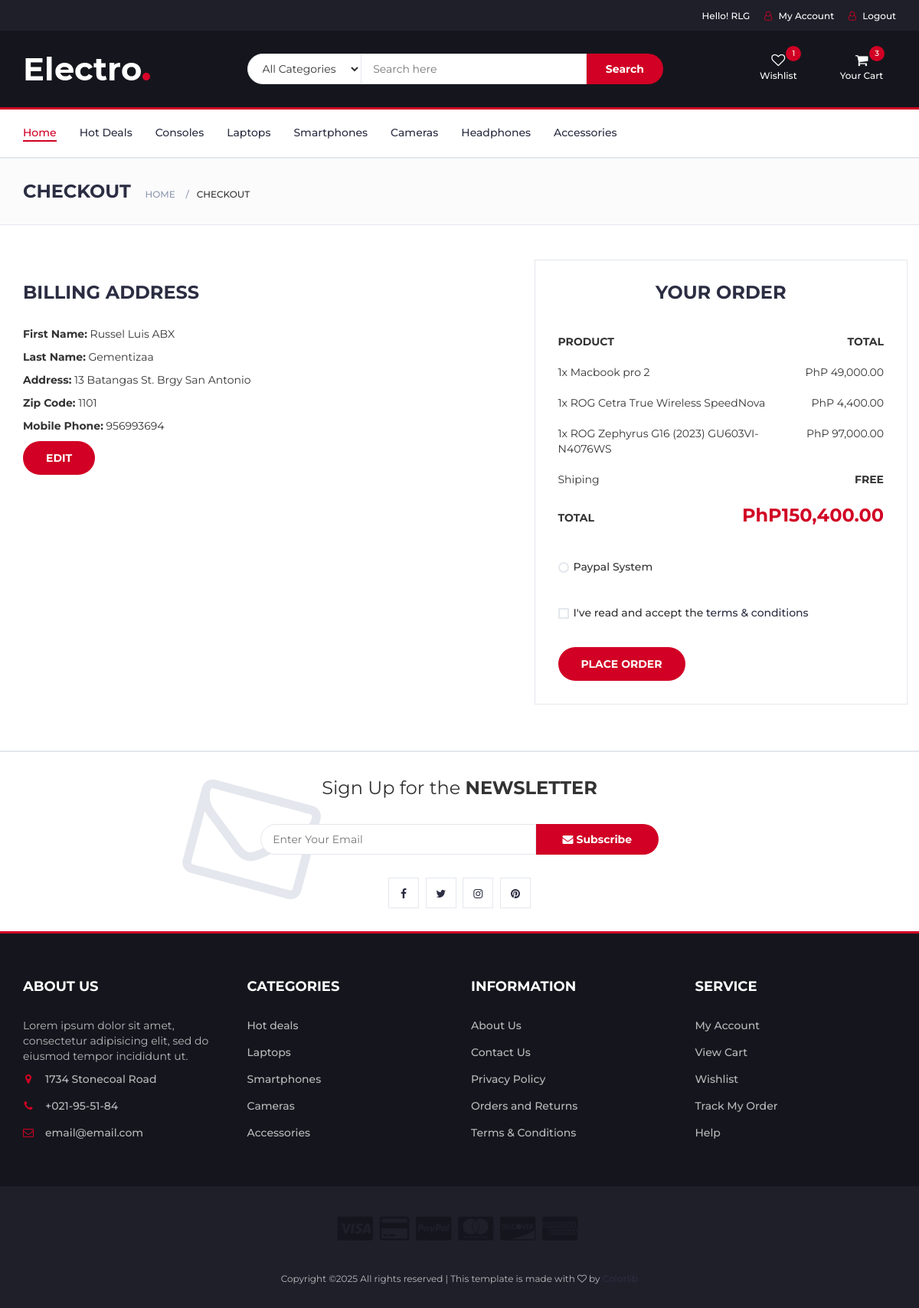
/checkout.php (signed in), run on the app's committed database.
### tables this page shows
CREATE TABLE `billing` (
  `billing_id` int(10) NOT NULL,
  `user_id` int(10) NOT NULL,
  `fname` varchar(30) NOT NULL,
  `lname` varchar(30) NOT NULL,
  `address` varchar(199) NOT NULL,
  `zipcode` int(10) NOT NULL,
  `phone` int(15) NOT NULL,
  `date_created` timestamp NOT NULL DEFAULT current_timestamp()
);

CREATE TABLE `cart` (
  `cart_id` int(10) NOT NULL,
  `cart_qty` int(10) NOT NULL,
  `user_id` int(10) NOT NULL,
  `product_id` int(10) NOT NULL,
  `date_created` timestamp NOT NULL DEFAULT current_timestamp()
);

CREATE TABLE `products` (
  `product_id` int(9) NOT NULL,
  `product_name` varchar(100) NOT NULL,
  `product_type` varchar(100) NOT NULL,
  `product_desc` varchar(100) NOT NULL,
  `product_img` varchar(100) NOT NULL,
  `price` double(10,2) NOT NULL,
  `category` varchar(100) NOT NULL,
  `status` int(10) NOT NULL DEFAULT 1,
  `created_dt` timestamp NOT NULL DEFAULT current_timestamp()
);

### checkout.php (the view, shortened to what this page needs)
<?php include "include/ulo.php" ?>
<?php include "include/header.php" ?>
<?php include "dbcon.php" ?>
<?php
	$query = $conn->prepare("SELECT * FROM billing WHERE user_id = :user_id ");
	$query->execute([
		':user_id' => $user_id
	]);
	$billinginfo = $query->fetch(PDO::FETCH_OBJ);
	$bill = $conn->prepare("SELECT COUNT(*) FROM billing WHERE user_id = :user_id ");
	$bill->execute([
		  ':user_id' => $user_id]);
	$billing_exists = $bill->fetchColumn() > 0;
?>
		<nav id="navigation">
			<div class="container">
				<div id="responsive-nav">
					<ul class="main-nav nav navbar-nav">
						<li class="active"><a href="index.php">Home</a></li>
						<li><a href="store.php?category=hotdeal">Hot Deals</a></li>
						<li><a href="store.php?category=console">Consoles</a></li>
						<li><a href="store.php?category=laptop">Laptops</a></li>
						<li><a href="store.php?category=smartphone">Smartphones</a></li>
						<li><a href="store.php?category=camera">Cameras</a></li>
						<li><a href="store.php?category=headphone">Headphones</a></li>
						<li><a href="store.php?category=accessory">Accessories</a></li>
					</ul>
				</div>
			</div>
		</nav>
		<div id="breadcrumb" class="section">
			<div class="container">
				<div class="row">
					<div class="col-md-12">
						<h3 class="breadcrumb-header">Checkout</h3>
						<ul class="breadcrumb-tree">
							<li><a href="index.php">Home</a></li>
							<li class="active">Checkout</li>
						</ul>
					</div>
				</div>
			</div>
		</div>
		<div class="section">
			<div class="container">
				<div class="row">
					<div class="col-md-7">
						<div class="billing-details">
							<div class="section-title">
								<h3 class="title">Billing address</h3>
							</div>
							<form method="POST" action="add-to-billing.php" id="billingForm">
								<?php if (!$billing_exists): ?>
									<input class="hidden" type="text" name="user_id" value="<?php echo $_SESSION['user_id']; ?>">
									<div class="form-group">
										<input class="input" type="text" name="fname" placeholder="First Name" required>
									</div>
									<div class="form-group">
										<input class="input" type="text" name="lname" placeholder="Last Name" required>
									</div>
									<div class="form-group">
										<input class="input" type="text" name="address" placeholder="Address" required>
									</div>
									<div class="form-group">
										<input class="input" type="number" name="zipcode" placeholder="Zip Code" required>
									</div>
									<div class="form-group">
										<input class="input" type="number" name="phone" placeholder="Mobile Phone" required>
									</div>
									<button name="addbilling" class="primary-btn order-submit">Save</button>
								<?php else: ?>
									<div id="billingDetails">
										<p><strong>First Name:</strong> <span><?php echo htmlspecialchars($billinginfo->fname); ?></span></p>
										<p><strong>Last Name:</strong> <span><?php echo htmlspecialchars($billinginfo->lname); ?></span></p>
										<p><strong>Address:</strong> <span><?php echo htmlspecialchars($billinginfo->address); ?></span></p>
										<p><strong>Zip Code:</strong> <span><?php echo htmlspecialchars($billinginfo->zipcode); ?></span></p>
										<p><strong>Mobile Phone:</strong> <span><?php echo htmlspecialchars($billinginfo->phone); ?></span></p>
										<button type="button" id="editButton" class="primary-btn order-submit">Edit</button>
									</div>
								<?php endif; ?>
							</form>
						</div>
					</div>
					<div class="col-md-5 order-details">
						<div class="section-title text-center">
							<h3 class="title">Your Order</h3>
						</div>
						<form method="POST" action="add-to-order.php">
						<div class="order-summary">
							<div class="order-col">
								<div><strong>PRODUCT</strong></div>
								<div><strong>TOTAL</strong></div>
							</div>
							<?php foreach($product as $c) : ?>
							<div class="order-products">
								<div class="order-col">
									<div><?php echo $c->cart_qty ?>x  <?php echo $c->product_name ?></div>
									<div>PhP <?php echo number_format($c->price,2) ?></div>
								</div>
							</div>
							<?php endforeach; ?>
							<div class="order-col">
								<div>Shiping</div>
								<div><strong>FREE</strong></div>
							</div>
							<div class="order-col">
								<div><strong>TOTAL</strong></div>
								<div><strong class="order-total">PhP<?= number_format($totalamount, 2) ?></strong></div>
							</div>
						</div>
						<div class="payment-method">
							<div class="input-radio">
								<label for="payment-3">
									<span></span>
									Paypal System
								</label>
							</div>
						</div>
						<div class="input-checkbox">
							<label for="terms">
								<span></span>
								I've read and accept the <a href="#">terms & conditions</a>
							</label>
						</div>
						<button name="addorder" class="primary-btn order-submit">Place order</a>
					</div>
				</div>
			</div>
		</div>
		<div id="newsletter" class="section">
			<div class="container">
				<div class="row">
					<div class="col-md-12">
						<div class="newsletter">
							<p>Sign Up for the <strong>NEWSLETTER</strong></p>
							<form>
								<input class="input" type="email" placeholder="Enter Your Email">
								<button class="newsletter-btn"><i class="fa fa-envelope"></i> Subscribe</button>
							</form>
							<ul class="newsletter-follow">
								<li>
									<a href="#"><i class="fa fa-facebook"></i></a>
								</li>
								<li>
									<a href="#"><i class="fa fa-twitter"></i></a>
								</li>
								<li>
									<a href="#"><i class="fa fa-instagram"></i></a>
								</li>
								<li>
									<a href="#"><i class="fa fa-pinterest"></i></a>
								</li>
							</ul>
						</div>
					</div>
				</div>
			</div>
		</div>
<?php include "include/footer.php" ?>

### data on the page
billing: fname "Russel Luis ABX", lname "Gementizaa", address "13 Batangas St. Brgy San Antonio", zipcode "1101", phone "956993694"
cart: cart_qty "1", product.product_name "Macbook pro 2", product.price "49,000.00"
cart: cart_qty "1", product.product_name "ROG Cetra True Wireless SpeedNova", product.price "4,400.00"
cart: cart_qty "1", product.product_name "ROG Zephyrus G16 (2023) GU603VI-N4076WS", product.price "97,000.00"

### other printed values
$_SESSION['username'] "RLG"
$wishval[0]->total_wish_qty "1"
$cartval[0]->total_cart_qty "3"
$totalamount "150,400.00"
